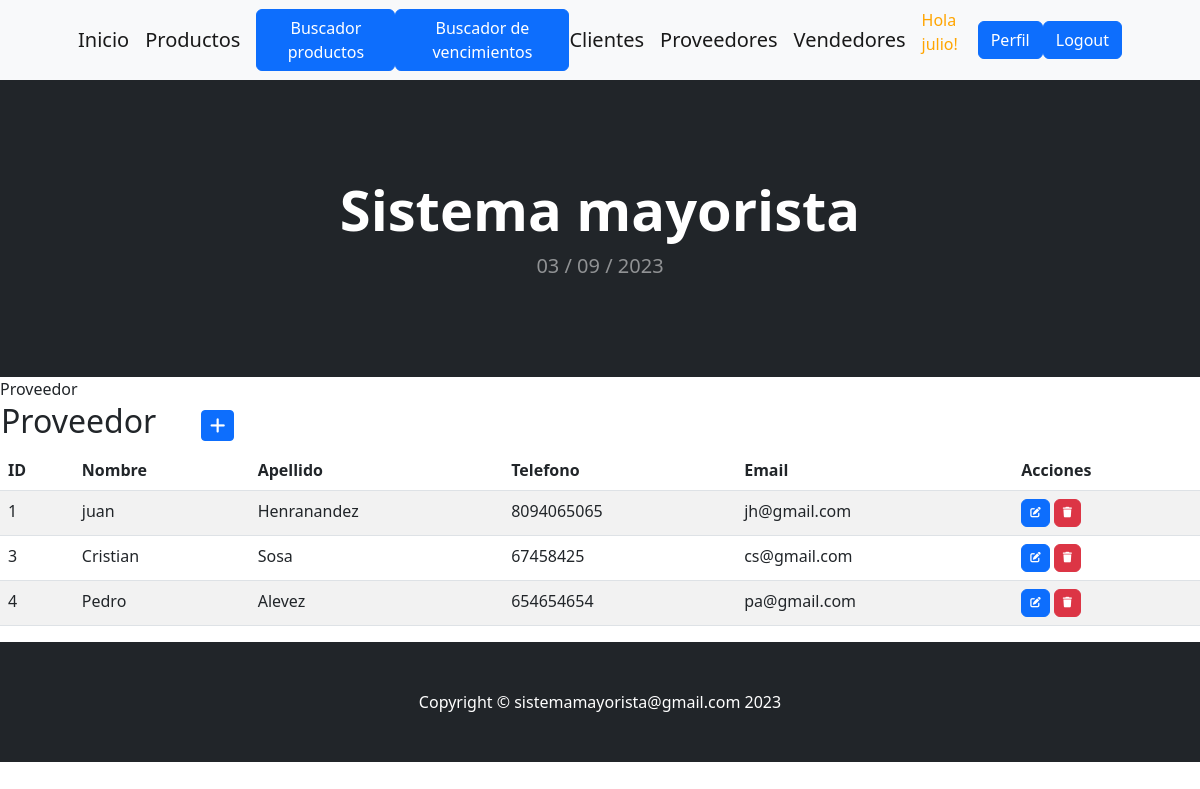
Page /proveedor/ (signed in) on the committed database.
### aplicacion/models.py (models this page shows, shortened)
class Proveedor(models.Model):
    nombre = models.CharField(max_length=50)
    apellido = models.CharField(max_length=50)
    telefono = models.CharField(max_length=20)
    email = models.EmailField()

### aplicacion/views.py (the view)
# urls.py: path('proveedor/', ProveedorList.as_view(), name="proveedor" ),
class ProveedorList(LoginRequiredMixin,ListView):
    model = Proveedor

### aplicacion/templates/aplicacion/proveedor_list.html (shortened to what this page needs)
{% extends 'aplicacion/base.html' %}
{% load static %}
{% block titulo %}
    Proveedor
{% endblock titulo %}
{% block contenido %}
<table>
    <tr>
        <td width="200"><h2>Proveedor</h2></td>
        <td>
            <a
            href="{% url 'create_proveedor' %}"
            class="btn btn-primary btn-sm"
            >
            </a>
        </td>
    </tr>
</table>
<table class="table table-striped">
    <thead>
        <tr>
            <th>ID</th>
            <th>Nombre</th>
            <th>Apellido</th>
            <th>Telefono</th>
            <th>Email</th>
            <th>Acciones</th>
        </tr>
    </thead>
    <tbody>
    {% for proveedor in proveedor_list %}
    <tr>
        <td>{{ proveedor.id }}</td>
        <td>{{ proveedor.nombre }}</td>
        <td>{{ proveedor.apellido }}</td>
        <td>{{ proveedor.telefono }}</td>
        <td>{{ proveedor.email}}</td>
        <td>
            <a
              href="{% url 'update_proveedor' proveedor.id %}"
              class="btn btn-primary"
              style="--bs-btn-padding-y: .25rem; --bs-btn-padding-x: .5rem; --bs-btn-font-size: .75rem;"
              >
            </a>
            <a
              href="{% url 'delete_proveedor' proveedor.id %}"
              class="btn btn-danger"
              style="--bs-btn-padding-y: .25rem; --bs-btn-padding-x: .5rem; --bs-btn-font-size: .75rem;"
              >
            </a>
          </td>
    </tr>
    {% endfor %}
    </tbody>
</table>
{% endblock contenido %}

### aplicacion/templates/aplicacion/base.html (shortened to what this page needs)
<!DOCTYPE html>
<html lang="en">
    <head>
        {% load static %}
        <link href="https://cdn.jsdelivr.net/npm/bootstrap-icons@1.5.0/font/bootstrap-icons.css" rel="stylesheet" />
       <link href="{% static 'aplicacion/css/styles.css' %}" rel="stylesheet" />
       <link rel="stylesheet" href="https://cdnjs.cloudflare.com/ajax/libs/font-awesome/6.4.0/css/all.min.css">
    </head>
    <body>
        <nav class="navbar navbar-expand-lg navbar-light bg-light">
            <div class="container px-4 px-lg-5">
                <a class="navbar-brand" href="{% url 'home' %}">Inicio</a>
                {% if user.is_authenticated %}
                <a class="navbar-brand" href="{% url 'producto' %}">Productos</a>
                <a class="btn btn-primary" href="{% url 'buscarProducto' %}">Buscador productos</a>
                <a class="btn btn-primary" href="{% url 'buscarVencimiento' %}">Buscador de vencimientos</a>
                <a class="navbar-brand" href="{% url 'cliente' %}">Clientes</a>
                <a class="navbar-brand" href="{% url 'proveedor' %}">Proveedores</a>
                <a class="navbar-brand" href="{% url 'vendedor' %}">Vendedores</a>
                <p style="color:orange">Hola {{user.username}}!</p>
                <a class="btn btn-primary" href="{% url 'editar_perfil' %}">Perfil</a>
                <a class="btn btn-primary" href="{% url 'logout' %}">Logout</a>
                {% else %}
                    <a class="btn btn-success" href="{% url 'registro' %}">Registro</a>
                    <a class="btn btn-primary" href="{% url 'login' %}">Login</a>
                    <li><a href="{% url 'about_me' %}">Acerca de mí</a></li>
                {% endif %}
            </div>
        </nav>
        <header class="bg-dark py-5">
            <div class="container px-4 px-lg-5 my-5">
                <div class="text-center text-white">
                    <h1 class="display-4 fw-bolder">Sistema  mayorista</h1>
                    <p class="lead fw-normal text-white-50 mb-0">{% now "d / m / Y " %}</p>
                </div>
            </div>
        </header>
        {% block titulo %}
        {% endblock titulo %}
        {% block contenido %}
        {% endblock contenido %}
        <footer class="py-5 bg-dark">
            <div class="container"><p class="m-0 text-center text-white">Copyright &copy; sistemamayorista@gmail.com 2023</p></div>
        </footer>
    </body>
</html>

### rows in the picture
Proveedor: id "1", nombre "juan", apellido "Henranandez", telefono "8094065065", email "jh@gmail.com"
Proveedor: id "3", nombre "Cristian", apellido "Sosa", telefono "67458425", email "cs@gmail.com"
Proveedor: id "4", nombre "Pedro", apellido "Alevez", telefono "654654654", email "pa@gmail.com"

### other values in the picture
{{ user.username }} "julio"
